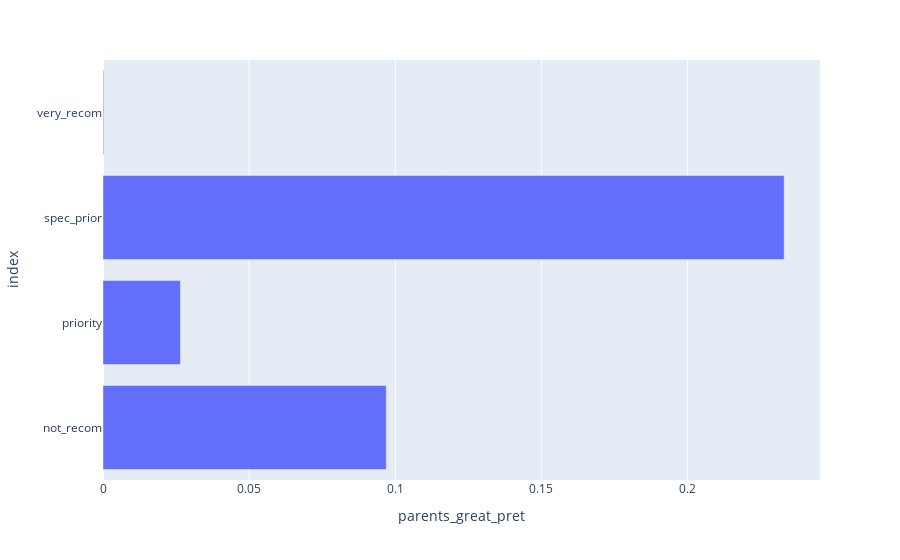
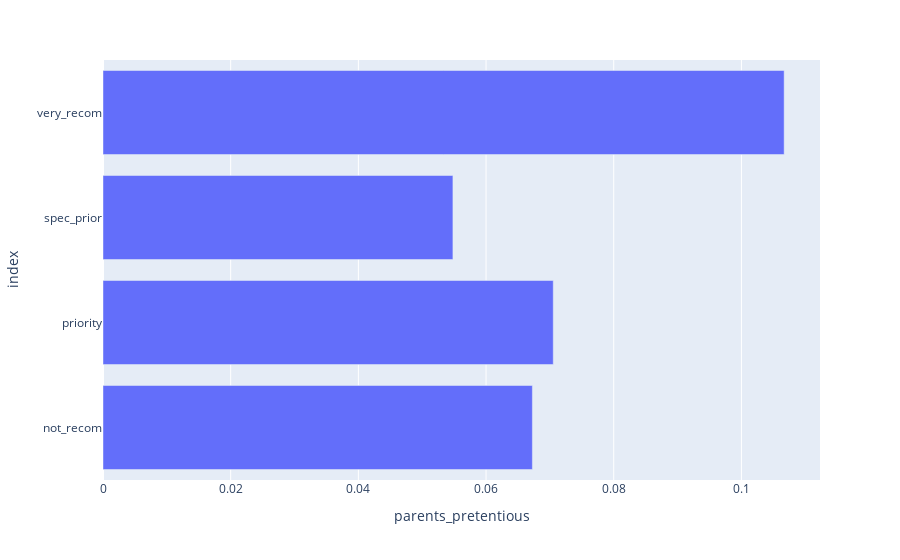
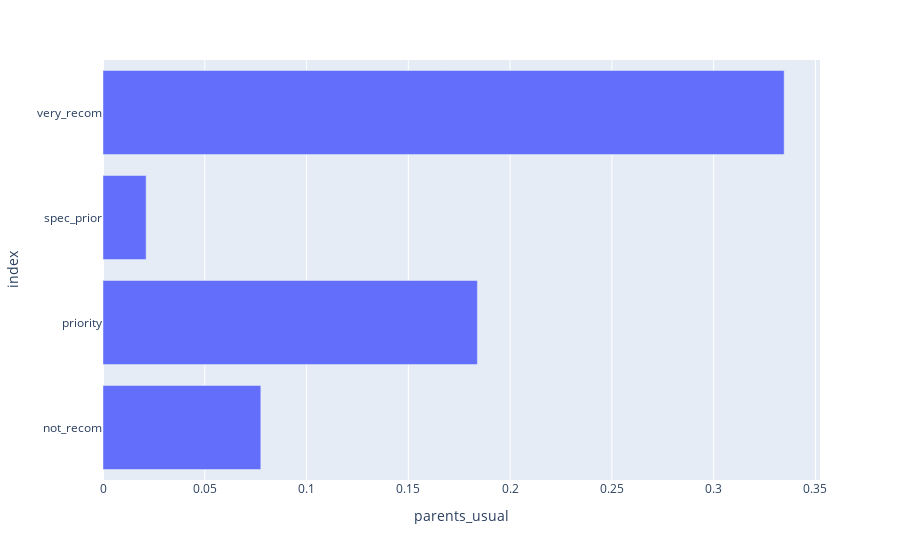
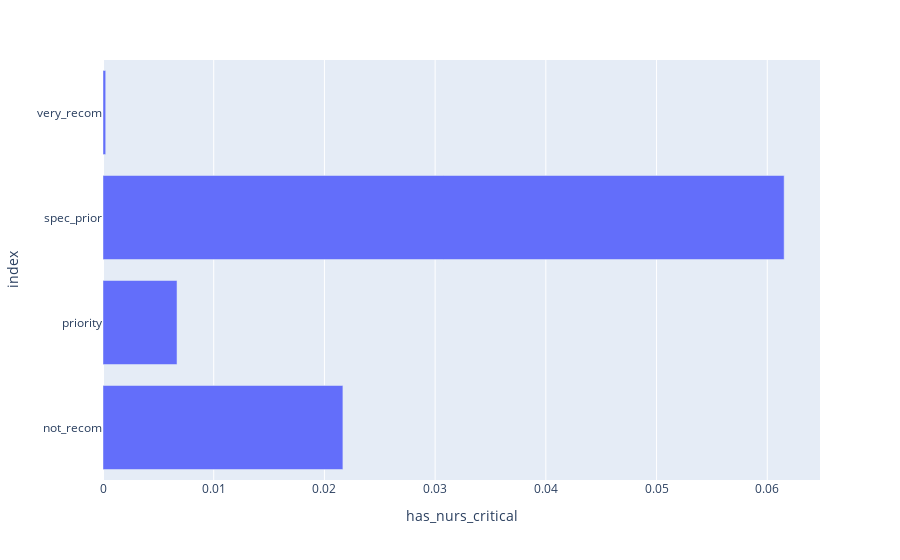

The notebook cell these images were saved under, in order:
### Markdown cell above
Each column in this table shows the probability of that column's predictor given the classes shown in each row.
So `parents_great_pret` makes `spec_prior` .23 likely, the most likely class for this predictor.

It's a bit hard to read these, so we can also plot them in a loop:

- for each item `i` in from `output` get `columns`
    - Set `fig` to with `px` do `bar` using
        - `output`
        - freestyle `x=i` (`i` will take on the name of a column on each loop)
    - Empty freestyle followed by with `fig` do `show` using

### Code cell
for i in output.columns:
  fig = px.bar(output,x=i)
  (fig.show())

#<xml xmlns="https://developers.google.com/blockly/xml"><variables><variable id="n+-#0`*wD8rg+dSg6M^w">i</variable><variable id="B1+(FA+B_0M9*6bKcj,o">output</variable><variable id="AriMCkUM!81vTeAcb+6,">fig</variable><variable id="+yh,Zg{hON]zy6D~.rH#">px</variable></variables><block type="controls_forEach" id="7YJ)K?q9poiHMo2hO,si" x="37" y="62"><field name="VAR" id="n+-#0`*wD8rg+dSg6M^w">i</field><value name="LIST"><block type="varGetProperty" id="k3#lLk(++xN{Qk3$B!$/"><field name="VAR" id="B1+(FA+B_0M9*6bKcj,o">output</field><field name="MEMBER">columns</field><data>output:columns</data></block></value><statement name="DO"><block type="variables_set" id="JN`QXdt~zSW=Hr{(pqls"><field name="VAR" id="AriMCkUM!81vTeAcb+6,">fig</field><value name="VALUE"><block type="varDoMethod" id="{:}eVR02P7FStzQGj0GV"><mutation items="2"></mutation><field name="VAR" id="+yh,Zg{hON]zy6D~.rH#">px</field><field name="MEMBER">bar</field><data>px:bar</data><value name="ADD0"><block type="variables_get" id="=q54j7UU*zIcvj!*1|*T"><field name="VAR" id="B1+(FA+B_0M9*6bKcj,o">output</field></block></value><value name="ADD1"><block type="dummyOutputCodeBlock" id="RY78CA7:[nQbnOEuW1m="><field name="CODE">x=i</field></block></value></block></value><next><block type="valueNoOutputCodeBlock" id="nhl:T[c!ql@WIUxev5!W"><field name="CODE"></field><value name="INPUT"><block type="varDoMethod" id="k[eR(8ic(VPGTMX/C8.6"><mutation items="1"></mutation><field name="VAR" id="AriMCkUM!81vTeAcb+6,">fig</field><field name="MEMBER">show</field><data>fig:show</data></block></value></block></next></block></statement></block></xml>

### Figure 1 — Plotly figure (JSON) as saved in the notebook; plotly's stock layout.template omitted (floating-point values rounded to 4 significant figures)
{"data": [{"hovertemplate": "parents_great_pret=%{x}<br>index=%{y}<extra></extra>", "legendgroup": "", "marker": {"color": "#636efa", "pattern": {"shape": ""}}, "name": "", "orientation": "h", "showlegend": false, "textposition": "auto", "type": "bar", "x": [0.09692, 0.02649, 0.2331, 0.000245], "xaxis": "x", "y": ["not_recom", "priority", "spec_prior", "very_recom"], "yaxis": "y"}], "layout": {"barmode": "relative", "legend": {"tracegroupgap": 0}, "margin": {"t": 60}, "xaxis": {"anchor": "y", "domain": [0, 1], "title": {"text": "parents_great_pret"}}, "yaxis": {"anchor": "x", "domain": [0, 1], "title": {"text": "index"}}}}

### Figure 2 — Plotly figure (JSON) as saved in the notebook; plotly's stock layout.template omitted (floating-point values rounded to 4 significant figures)
{"data": [{"hovertemplate": "parents_pretentious=%{x}<br>index=%{y}<extra></extra>", "legendgroup": "", "marker": {"color": "#636efa", "pattern": {"shape": ""}}, "name": "", "orientation": "h", "showlegend": false, "textposition": "auto", "type": "bar", "x": [0.06726, 0.07053, 0.05481, 0.1067], "xaxis": "x", "y": ["not_recom", "priority", "spec_prior", "very_recom"], "yaxis": "y"}], "layout": {"barmode": "relative", "legend": {"tracegroupgap": 0}, "margin": {"t": 60}, "xaxis": {"anchor": "y", "domain": [0, 1], "title": {"text": "parents_pretentious"}}, "yaxis": {"anchor": "x", "domain": [0, 1], "title": {"text": "index"}}}}

### Figure 3 — Plotly figure (JSON) as saved in the notebook; plotly's stock layout.template omitted (floating-point values rounded to 4 significant figures)
{"data": [{"hovertemplate": "parents_usual=%{x}<br>index=%{y}<extra></extra>", "legendgroup": "", "marker": {"color": "#636efa", "pattern": {"shape": ""}}, "name": "", "orientation": "h", "showlegend": false, "textposition": "auto", "type": "bar", "x": [0.07753, 0.1839, 0.02118, 0.3346], "xaxis": "x", "y": ["not_recom", "priority", "spec_prior", "very_recom"], "yaxis": "y"}], "layout": {"barmode": "relative", "legend": {"tracegroupgap": 0}, "margin": {"t": 60}, "xaxis": {"anchor": "y", "domain": [0, 1], "title": {"text": "parents_usual"}}, "yaxis": {"anchor": "x", "domain": [0, 1], "title": {"text": "index"}}}}

### Figure 4 — Plotly figure (JSON) as saved in the notebook; plotly's stock layout.template omitted (floating-point values rounded to 4 significant figures)
{"data": [{"hovertemplate": "has_nurs_critical=%{x}<br>index=%{y}<extra></extra>", "legendgroup": "", "marker": {"color": "#636efa", "pattern": {"shape": ""}}, "name": "", "orientation": "h", "showlegend": false, "textposition": "auto", "type": "bar", "x": [0.02167, 0.006687, 0.06153, 0.000245], "xaxis": "x", "y": ["not_recom", "priority", "spec_prior", "very_recom"], "yaxis": "y"}], "layout": {"barmode": "relative", "legend": {"tracegroupgap": 0}, "margin": {"t": 60}, "xaxis": {"anchor": "y", "domain": [0, 1], "title": {"text": "has_nurs_critical"}}, "yaxis": {"anchor": "x", "domain": [0, 1], "title": {"text": "index"}}}}
